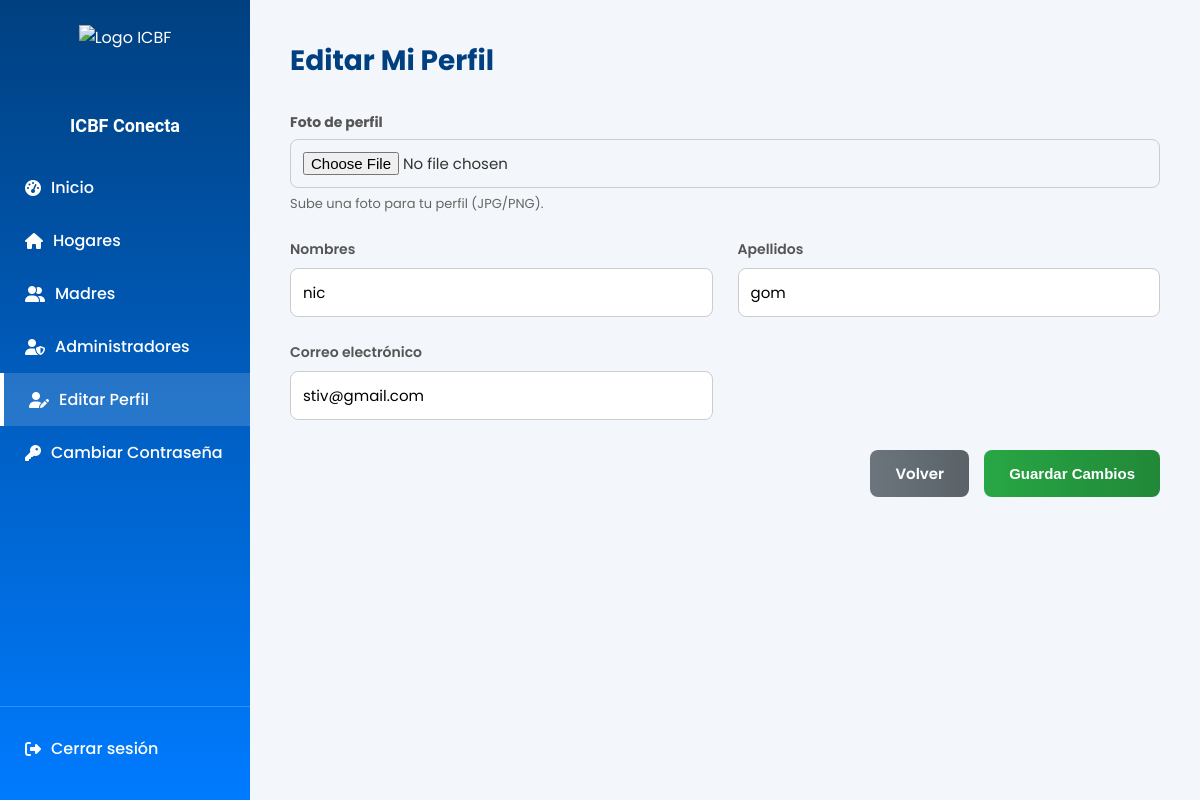
/perfil/editar/ (signed in), run on the app's committed database.
### core/models.py (models this page shows, shortened)
class Usuario(AbstractUser):
    TIPO_DOCUMENTO_CHOICES = [
        ('CC', 'Cédula de ciudadanía'),
        ('TI', 'Tarjeta de identidad'),
        ('CE', 'Cédula de extranjería'),
        ('PA', 'Pasaporte'),
    ]
    SEXO_CHOICES = [
        ('M', 'Masculino'),
        ('F', 'Femenino'),
        ('O', 'Otro'),
    ]
    username = None
    tipo_documento = models.CharField(max_length=5, choices=TIPO_DOCUMENTO_CHOICES, default='CC')
    documento = models.BigIntegerField(unique=True)
    nombres = models.CharField(max_length=50)
    apellidos = models.CharField(max_length=50)
    correo = models.EmailField(max_length=100, unique=True)
    sexo = models.CharField(max_length=1, choices=SEXO_CHOICES, default='F')
    departamento_residencia = models.ForeignKey(Departamento, on_delete=models.SET_NULL, null=True, blank=True, related_name='residentes')
    ciudad_residencia = models.ForeignKey(Municipio, on_delete=models.SET_NULL, null=True, blank=True, related_name='residentes')
    localidad_bogota = models.ForeignKey(LocalidadBogota, on_delete=models.SET_NULL, null=True, blank=True, related_name='residentes',
                                         help_text='Solo aplica si vive en Bogotá D.C.')
    direccion = models.CharField(max_length=100, null=True, blank=True)
    barrio = models.CharField(max_length=100, null=True, blank=True)
    telefono = models.CharField(max_length=20, null=True, blank=True)
    nivel_educativo = models.CharField(max_length=50, null=True, blank=True)
    rol = models.ForeignKey(Rol, on_delete=models.PROTECT, null=True)
    foto_admin = models.ImageField(upload_to=admin_upload_path, null=True, blank=True)
    fecha_creacion = models.DateTimeField(auto_now_add=True)
    fecha_actualizacion = models.DateTimeField(auto_now=True)
    EMAIL_FIELD = 'correo'
    USERNAME_FIELD = 'documento'
    REQUIRED_FIELDS = ['nombres', 'apellidos', 'correo', 'tipo_documento']
    objects = CustomUserManager()
    class Meta:
        db_table = 'usuarios'

### core/views.py (the view)
# urls.py: path('perfil/editar/', views.editar_perfil, name='editar_perfil'),
@login_required
def editar_perfil(request):
    user = request.user
    rol = user.rol.nombre_rol
    if rol == 'padre':
        padre_profile, _ = Padre.objects.get_or_create(usuario=user)
        FormClass = PadrePerfilForm
        initial_data = {'ocupacion': padre_profile.ocupacion, 'estrato': padre_profile.estrato}
    elif rol == 'madre_comunitaria':
        FormClass = MadrePerfilForm
        initial_data = None
    else: # administrador
        FormClass = AdminPerfilForm
        initial_data = None
    if request.method == 'POST':
        form = FormClass(request.POST, request.FILES, instance=user, initial=initial_data)
        if form.is_valid():
            user_instance = form.save(commit=False)
            if rol == 'padre':
                padre_profile.ocupacion = form.cleaned_data.get('ocupacion')
                padre_profile.estrato = form.cleaned_data.get('estrato')
                padre_profile.save()
            user_instance.save()
            messages.success(request, '¡Tu información ha sido actualizada exitosamente!')
            return redirect('editar_perfil')
        else:
            messages.error(request, 'Por favor, corrige los errores en el formulario.')
    else:
        form = FormClass(instance=user, initial=initial_data)
    return render(request, 'perfil/editar_perfil.html', {'form': form})

### core/forms.py
class AdminPerfilForm(forms.ModelForm):
    correo = forms.EmailField(label="Correo electrónico", required=True)
    foto_admin = forms.ImageField(label="Foto de Perfil", required=False, widget=forms.FileInput(attrs={'accept': 'image/*'}))
    class Meta:
        model = Usuario
        fields = ['nombres', 'apellidos', 'correo', 'foto_admin']

### templates/perfil/editar_perfil.html (shortened to what this page needs)
{% load static %}
<!DOCTYPE html>
<html lang="es">
<head>
  <link rel="stylesheet" href="https://cdnjs.cloudflare.com/ajax/libs/font-awesome/6.5.0/css/all.min.css"/>
</head>
<body class="{% if user.rol.nombre_rol == 'administrador' %}admin-body
            {% elif user.rol.nombre_rol == 'padre' %}padre-body
            {% elif user.rol.nombre_rol == 'madre_comunitaria' %}{% else %}madre-padre-body{% endif %}">
  {% if user.rol.nombre_rol == 'padre' %}
    {% include 'padre/navbar_padre.html' %}
  {% elif user.rol.nombre_rol == 'administrador' %}
    <aside class="sidebar">
      <img src="{% static 'img/logoSinFondo.png' %}" alt="Logo ICBF" />
      <h2>ICBF Conecta</h2>
        <a href="{% url 'dashboard_admin' %}"><i class="fa-solid fa-tachometer-alt"></i> Inicio</a>
        <a href="{% url 'listar_hogares' %}"><i class="fa-solid fa-house"></i> Hogares</a>
        <a href="{% url 'listar_madres' %}"><i class="fa-solid fa-user-group"></i> Madres</a>
        <a href="{% url 'listar_administradores' %}"><i class="fa-solid fa-user-shield"></i> Administradores</a>
      <a href="{% url 'editar_perfil' %}" class="active"><i class="fa-solid fa-user-pen"></i> Editar Perfil</a>
      <a href="{% url 'cambiar_contrasena' %}"><i class="fa-solid fa-key"></i> Cambiar Contraseña</a>
      <div class="logout">
        <form method="post" action="{% url 'logout' %}" style="display: inline;">
          <button type="submit" style="background: none; border: none; color: white; cursor: pointer; padding: 14px 25px; display: flex; align-items: center; gap: 10px; font-family: 'Poppins', sans-serif; font-size: 16px; font-weight: 500; width: 100%; text-align: left;">
            <i class="fa-solid fa-right-from-bracket"></i> Cerrar sesión
          </button>
        </form>
      </div>
    </aside>
  {% elif user.rol.nombre_rol == 'madre_comunitaria' %}
    {% include 'madre/navbar_madre.html' %}
  {% endif %}
  <div class="main">
    <header>
      <h1 class="{% if user.rol.nombre_rol == 'administrador' %}admin-title{% else %}madre-padre-title{% endif %}">
        Editar Mi Perfil
      </h1>
    </header>
    <div class="content-container">
      <form method="post" enctype="multipart/form-data">
        <div class="form-grid">
          {% if user.foto_admin %}
            <div style="grid-column: 1 / -1; display:flex; gap:18px; align-items:center;">
              <img src="{{ user.foto_admin.url }}" alt="Foto de perfil" style="width:96px;height:96px;border-radius:50%;object-fit:cover;border:3px solid #e8e8e8;" />
              <div style="flex:1;">
                <label style="font-weight:700; margin-bottom:6px; display:block;">Cambiar foto de perfil</label>
                {{ form.foto_admin }}
                <p style="font-size:13px; color:#666; margin-top:6px;">Formatos permitidos: JPG, PNG. Tamaño recomendado 400x400px.</p>
              </div>
            </div>
          {% else %}
            <div style="grid-column: 1 / -1; display:flex; gap:18px; align-items:center;">
              <div style="flex:1;">
                <label style="font-weight:700; margin-bottom:6px; display:block;">Foto de perfil</label>
                {{ form.foto_admin }}
                <p style="font-size:13px; color:#666; margin-top:6px;">Sube una foto para tu perfil (JPG/PNG).</p>
              </div>
            </div>
          {% endif %}
          {% for field in form %}
            {% if field.name != 'foto_admin' %}
            <div class="form-group">
              <label for="{{ field.id_for_label }}">{{ field.label }}</label>
              {{ field }}
            </div>
            {% endif %}
          {% endfor %}
        </div>
        <div class="form-actions">
          <a href="{% url 'role_redirect' %}" class="btn-volver {% if user.rol.nombre_rol == 'administrador' %}admin-btn{% else %}madre-padre-btn{% endif %}">
            Volver
          </a>
          <button type="submit" class="btn-guardar {% if user.rol.nombre_rol == 'administrador' %}admin-btn{% else %}madre-padre-btn{% endif %}">
            Guardar Cambios
          </button>
        </div>
      </form>
    </div>
  </div>
</body>
</html>

### data on the page
Usuario: form "nic" "gom" "stiv@gmail.com"

### other printed values
{{ field.label }} "Nombres" "Apellidos" "Correo electrónico"
